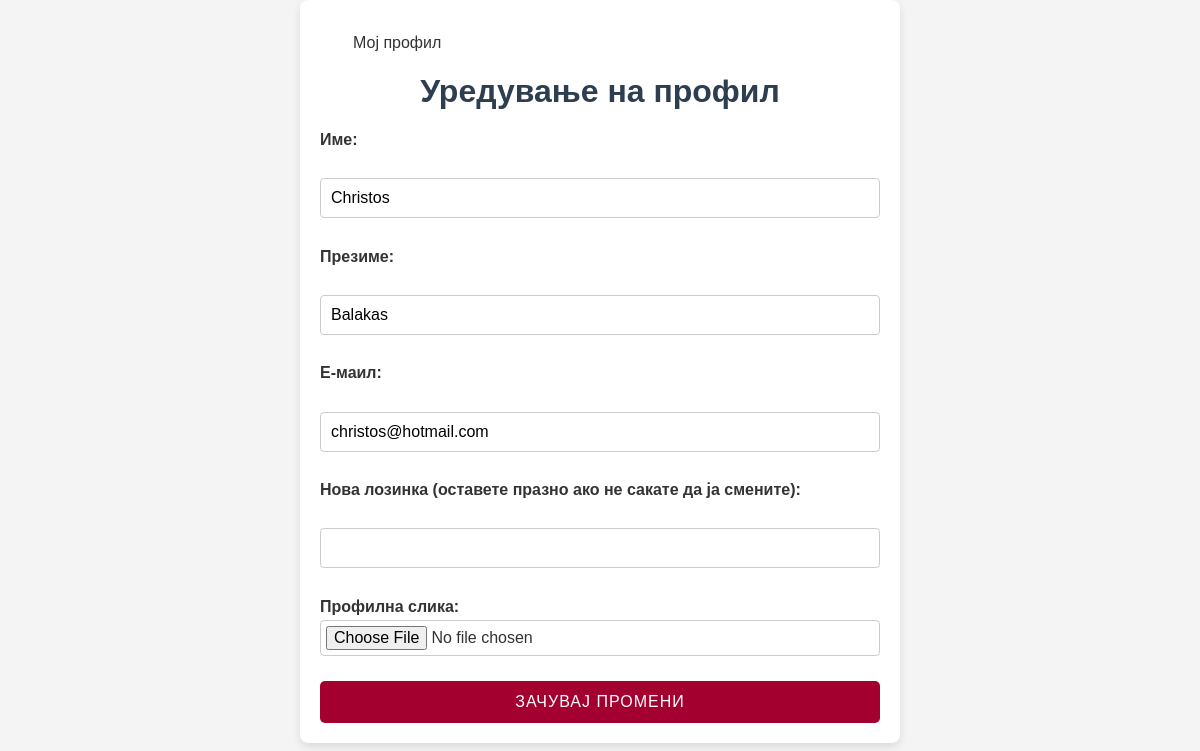
Page /profile/edit (signed in) on the committed database.
### tables this page shows
CREATE TABLE Users (
            user_id INTEGER PRIMARY KEY AUTOINCREMENT,
            name TEXT NOT NULL,
            surname TEXT NOT NULL,
            email TEXT NOT NULL,
            password TEXT NOT NULL,
            date_registered DATE NOT NULL,
            profile_picture TEXT
    );

### app.py (the view, shortened to what this page needs)
@app.route('/profile/edit', methods=['GET', 'POST'])
def edit_profile():
    conn = get_db_connection()
    if request.method == 'GET':
        user = conn.execute('SELECT * FROM Users WHERE user_id = ?', (session['user_id'],)).fetchone()
        conn.close()
        return render_template('edit_profile.html', user=user)

### app.py (called while the page is built)
def get_db_connection():
    conn = sqlite3.connect('book_reviews.db')
    conn.row_factory = sqlite3.Row
    return conn

### templates/edit_profile.html (shortened to what this page needs)
<!DOCTYPE html>
<html lang="mk">
<head>
    <link rel="stylesheet" href="{{ url_for('static', filename='css/style.css') }}">
</head>
<body>
    <div class="container-editProfile">
        <div class="menu">
                 <div class="menu-items">
                        <a href="{{ url_for('my_profile') }}">Мој профил</a>
                 </div>
            </div>
        <h1>Уредување на профил</h1>
        <form class="form-editProfile"method="POST" enctype="multipart/form-data" action="{{url_for('edit_profile')}}">
            <label for="name">Име:</label><br>
            <input type="text" id="name" name="name" value="{{ user['name'] }}" required><br>
            <label for="surname">Презиме:</label><br>
            <input type="text" id="surname" name="surname" value="{{ user['surname'] }}" required><br>
            <label for="email">Е-маил:</label><br>
            <input type="text" id="email" name="email" value="{{ user['email'] }}" required><br>
            <label for="password">Нова лозинка (оставете празно ако не сакате да ја смените):</label><br>
            <input type="password" id="password" name="password"><br>
            <label for="profile_picture">Профилна слика:</label>
            <input type="file" name="profile_picture" id="profile_picture"><br>
            <button type="submit">Зачувај промени</button>
        </form>
    </div>
</body>
</html>

### static/css/style.css (style rules this page uses)
* { margin: 0; padding: 0; box-sizing: border-box; }
body { font-family: Arial, sans-serif; background-color: #f4f4f4; color: #333; line-height: 1.6; }
.menu { display: flex; justify-content: space-between; align-items: center; padding: 10px 0; }
.menu a { text-decoration: none; color: #333; margin-left: 15px; padding: 8px 16px; border: 2px solid transparent; transition: background-color 0.3s, border-color 0.3s; }
.container-editProfile { padding: 20px; margin-left: auto; margin-right: auto; display: block; width: 600px; background-color: white; border-radius: 8px; box-shadow: 0 4px 8px rgba(0, 0, 0, 0.1); }
.container-editProfile h1 { font-size: 2rem; color: #2c3e50; text-align: center; margin-bottom: 10px; }
.form-editProfile { display: flex; flex-direction: column; }
.form-editProfile label { font-weight: bold; margin-bottom: 0; color: #333; }
.form-editProfile input { padding: 10px; border: 1px solid #ccc; border-radius: 4px; font-size: 1rem; }
#profile_picture { padding: 5px; font-size: 1rem; }
.form-editProfile button { background-color: #a3002f; color: white; border: none; border-radius: 5px; padding: 12px 20px; cursor: pointer; font-size: 1rem; text-transform: uppercase; letter-spacing: 1px; }

### rows in the picture
Users: name "Christos", surname "Balakas", email "christos@hotmail.com"
